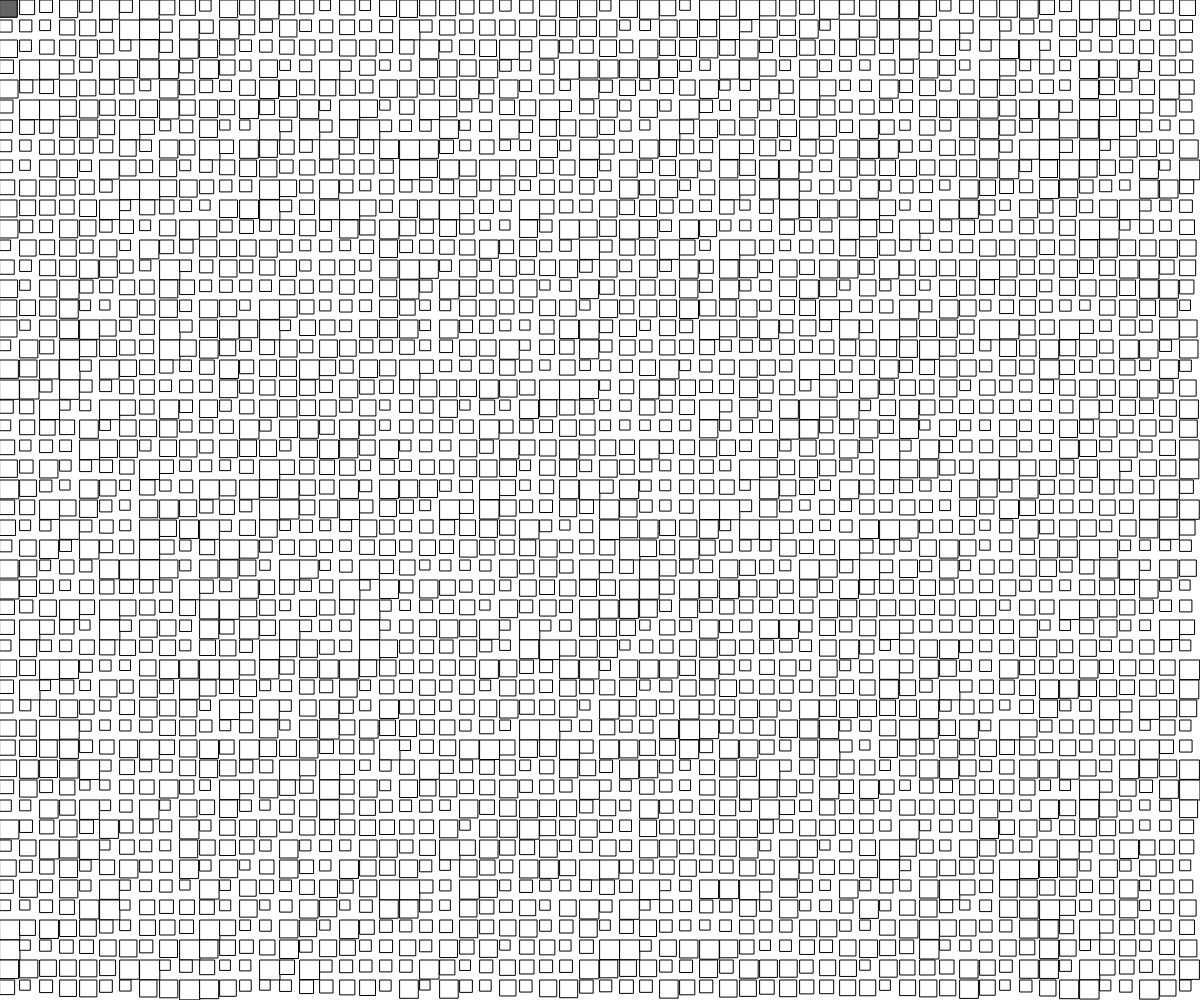
Frame 1 (no input)
Frame 60 (no input): identical to frame 1, image omitted
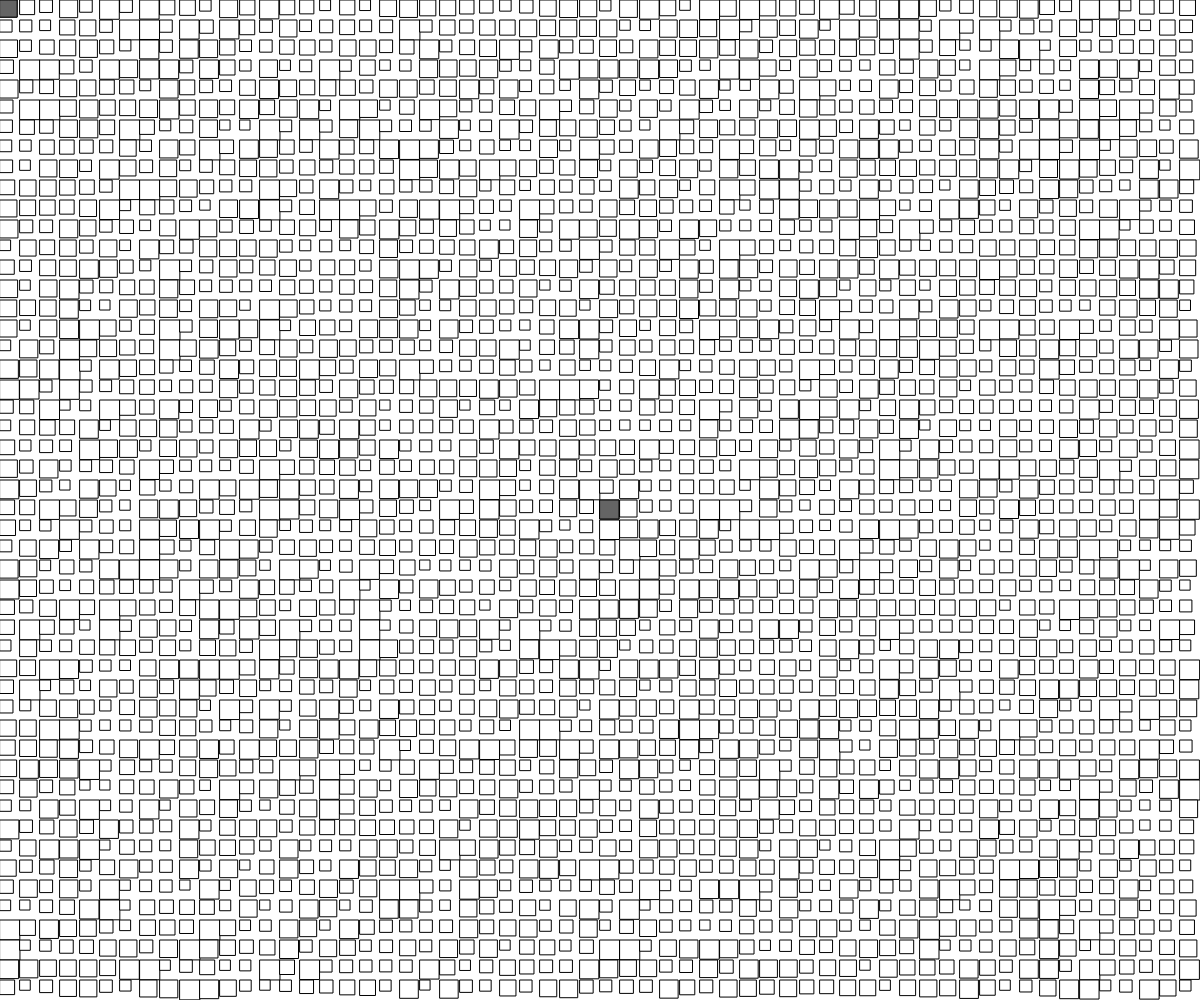
Frame 120 (the mouse pressed at the canvas centre since frame 60)

The p5.js sketch that drew these frames (run headless with seeded random() and noise() and a simulated clock; from frame 60 on, the mouse is pressed at the canvas centre):

// p5.js sketch
// ── sketch.js
let gridSize = 20; // Size of each pixel in the grid
let hoverColor=100; // Color for hovered pixels
let colors = []; // Array to store colors for each pixel
let pixelSize = []; // Array to store sizes for each pixel  
let numberColors = []; // Array to store custom colors for each number
let keyColor=100
function setup() {
  createCanvas(windowWidth, windowHeight); // Create a canvas
  hoverColor = color(255, 0, 0); // Initial hover color (red)
  drawGrid(); // Draw the initial grid

  // Define custom colors for numbers 1 to 9
  for (let i = 1; i <= 9; i++) {
    numberColors[i] = color(random(255), random(255), random(255));
  }
}

function draw() {
  // Drawing code here
}

function mouseMoved() {
  // Get the coordinates of the hovered pixel
  let x = floor(mouseX / gridSize);
  let y = floor(mouseY / gridSize);

  // Set the fill color to the color of the hovered pixel
  fill(keyColor);

  // Draw a rectangle at the hovered pixel position
  rect(x * gridSize, y * gridSize, pixelSize[x][y], pixelSize[x][y]);
}

function keyPressed() {
  if (key === ' ') { // Clear the canvas when spacebar is pressed
    clearCanvas();
  } else if (key == 'z') { // Change hover color to yellow
    keyColor = color(255, 255, 0);
  } else if (key === 'x') { // Change hover color to green
    keyColor = color(0, 255, 0);
  } else if (key === 'c') { // Change hover color to blue
    keyColor = color(0, 0, 255);
  } else if (key === 'v') { // Change hover color to purple
    keyColor = color(128, 0, 128);
  } else if (key === 'b') { // Change hover color to white
    keyColor = color(255);
  } else if (!isNaN(parseInt(key)) && parseInt(key) >= 1 && parseInt(key) <= 9) { // Change hover color to custom color for the number
    keyColor = numberColors[parseInt(key)];
  }
}

function drawGrid() {
  // Draw the grid of pixels
  for (let x = 0; x < width; x += gridSize) {
    colors.push([]); // Create an array for each column
    pixelSize.push([]); // Create an array for each column
    for (let y = 0; y < height; y += gridSize) {
      // Set the stroke color to black
      stroke(0);
      // Draw a rectangle at each grid position
      let size = random(gridSize / 2, gridSize); // Random size for the pixel
      rect(x, y, size, size);
      colors[floor(x / gridSize)].push(hoverColor); // Initialize colors to hover color
      pixelSize[floor(x / gridSize)].push(size); // Store size for each pixel
    }
  }
}

function clearCanvas() {
  // Clear the canvas by drawing a white rectangle over it
  fill(255);
  rect(0, 0, width, height);
}
